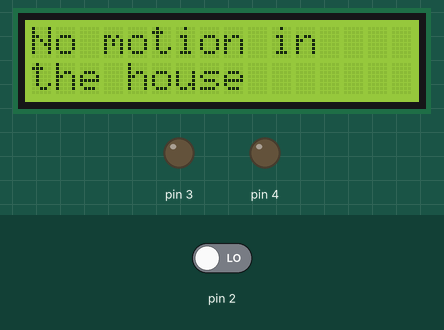
The sketch below on a simulated Arduino Uno, built with avr-gcc and run on an emulated ATmega328P. On the bench: 16×2 character LCD, output pins drawn as LEDs (lit = HIGH). The test bench sets the inputs (shaded band); at power-on: pin 2 LOW.

Above: at 3.2 s.
3.3 s: pin 2 driven HIGH
At 4.5 s:
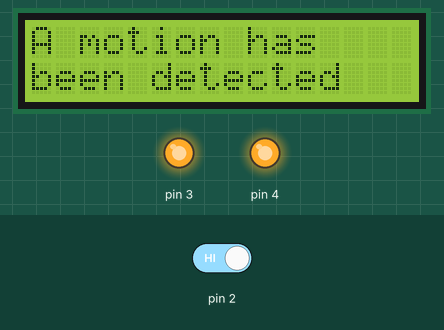
4.8 s: pin 2 driven LOW
At 7.6 s:
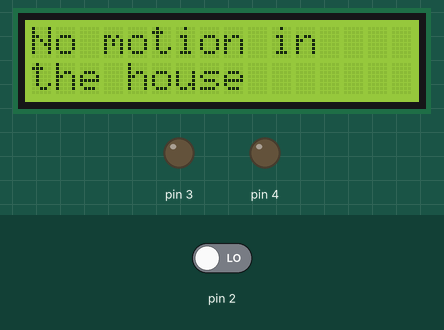
Timing chart, 0 to 9.1 s (numbered marks = the images above; inputs shaded):
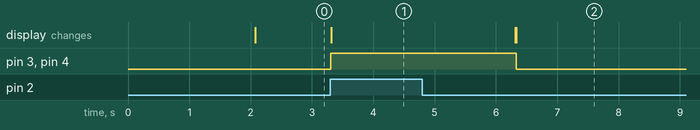

Measured:
- after the input at 3.3 s, pin 3, pin 4: LOW → HIGH at once; the display: changes at once (image 1)
- after the input at 4.8 s, pin 3, pin 4: HIGH → LOW after 1.5 s; the display: first differs from a run without the input after 1.5 s (image 2)

The sketch:

Home_Alarm_code.ino
```cpp
 #include <LiquidCrystal.h>
 LiquidCrystal lcd(8,9,10,11,12,13);

  void setup() {

    pinMode(3, OUTPUT);
    pinMode(4, OUTPUT);
    pinMode(2, INPUT);
    Serial.begin(9600);
    lcd.begin(16, 2);
    lcd.setCursor(0,0);
    lcd.print("PIR BASED HOME ");
    lcd.setCursor(0,1);
    lcd.print("SECURITY SYSTEM");
    delay(2000);
    lcd.clear();
  }
   void loop()
  {
    lcd.setCursor(0,0);
    lcd.print("No motion in");
    lcd.setCursor(0,1);
    lcd.print("the house");
   int pirvalue= digitalRead(2);
    if(pirvalue==1)
     {
      digitalWrite(3,HIGH);
      digitalWrite(4,HIGH);
      lcd.setCursor(0,0);
      lcd.print("A motion has");
      lcd.setCursor(0,1);
      lcd.print("been detected ");
      delay(3000);
      lcd.clear();
     }
    else{
      digitalWrite(3,LOW);
       digitalWrite(4,LOW);
         }
     delay(10);
   }
```
